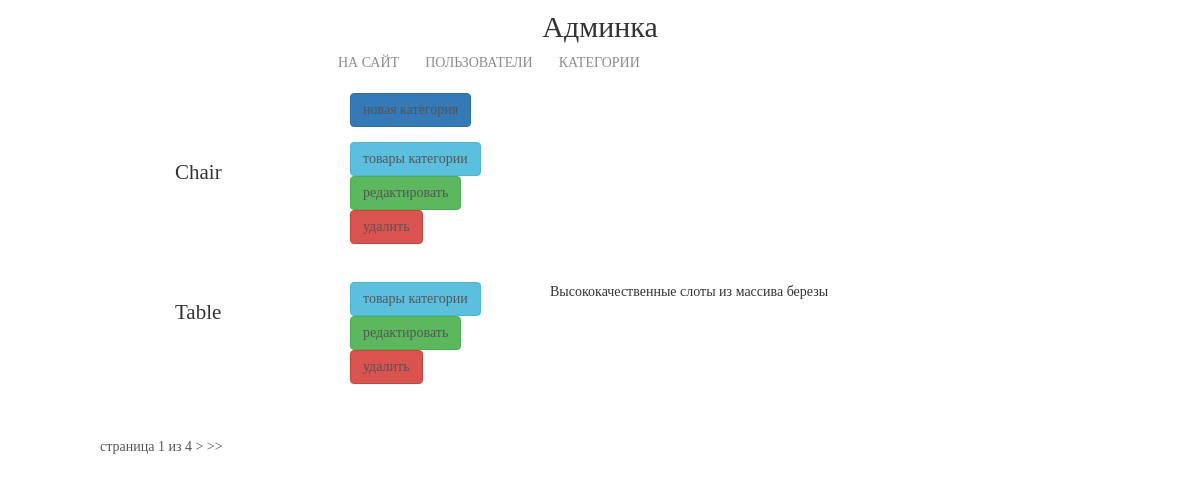
The page /my/admin/category/list/ (signed in) on the database its author committed.
### mainapp/models.py (models this page shows, shortened)
class ProductCategory(models.Model):
    name = models.CharField('Название', max_length=128, unique=True)
    description = models.TextField('Описание', max_length=255, blank=True)
    is_active = models.BooleanField(default=True)
    created_at = models.DateTimeField('Дата создания', auto_now_add=True)

### adminapp/views.py (the view)
# urls.py: path('category/list/', adminapp.CategoriesListView.as_view(), name='categories'),
class CategoriesListView(SuperUserOnlyMixin, PageTitleMixin, ListView):
    model = ProductCategory
    page_title = 'Админка/категории'
    paginate_by = 2

### adminapp/views.py (called while the page is built)
    @method_decorator(user_passes_test(lambda x: x.is_superuser))
    def dispatch(self, request, *args, **kwargs):
        return super().dispatch(request, *args, **kwargs)

    def get_context_data(self, **kwargs):
        context = super().get_context_data(**kwargs)
        context['title'] = self.page_title
        return context

### adminapp/templates/mainapp/productcategory_list.html (shortened to what this page needs)
{% extends 'adminapp/base.html' %}
{% load static %}
{% block container %}
    <div class="categories_list">
        <a href="{% url 'my_admin:category_create' %}"
           class="btn btn-primary new_category">
            новая категория
        </a>
        {% for object in object_list %}
            <div class="category_record {% if not object.is_active %}not_active{% endif %}">
                <div class="category_name">
                    {{ object.name|title }}
                </div>
                <div class="category_actions">
                    <a href="{% url 'my_admin:category_products_list' object.pk %}"
                       class="btn btn-info">
                        товары категории
                    </a>
                    <a href="{% url 'my_admin:category_update' object.pk %}"
                       class="btn btn-success">
                        редактировать
                    </a>
                    <a href="{% url 'my_admin:category_delete' object.pk %}"
                       class="btn btn-danger">
                        удалить
                    </a>
                </div>
                <div class="category_desc">
                    {{ object.description }}
                </div>
            </div>
        {% endfor %}
    </div>
    <div class="paginator">
            <span class="current">страница {{ page_obj.number }} из {{ page_obj.paginator.num_pages }}</span>
            {% if page_obj.has_next %}
                <a href="{% url 'my_admin:categories_pagination' page_obj.next_page_number %}">
                    >
                </a>
                <a href="{% url 'my_admin:categories_pagination' page_obj.paginator.num_pages %}">
                    >>
                </a>
            {% endif %}
        </div>
{% endblock %}

### static/css/style.css (style rules this page uses)
* { margin: 0; padding: 0; }
html, body { height: 100%; }
body { font-family: Montserrat; }
.categories_list { margin-left: 150px; }
.categories_list .new_category { margin-left: 200px; }
.categories_list a { color: #555; text-decoration: none; }
.category_record { height: 125px; margin: 15px auto; position: relative; }
.categories_list .category_name { display: block; float: left; margin-top: 15px; margin-left: 25px; width: 150px; font-size: 150%; }
.category_record .category_actions { display: block; float: left; margin-top: 0px; margin-left: 25px; width: 175px; }
.category_record .category_desc { display: block; float: left; margin-top: 0px; margin-left: 25px; width: 300px; }
.paginator { display: block; position: relative; left: 75px; top: 15px; margin-left: 25px; color: #555; float: left; }
.paginator a, .paginator a:visited { color: #555; text-decoration: none; }

### rows shown on the page
ProductCategory: name "Chair"
ProductCategory: name "Table", description "Высококачественные слоты из массива березы"

### other values the page prints
{{ page_obj.number }} "1"
{{ page_obj.paginator.num_pages }} "4"
